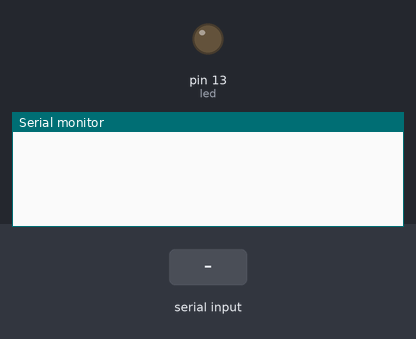
Recording of a sketch running on a simulated Arduino Uno, built with avr-gcc and run on an emulated ATmega328P. Shown: output pins drawn as LEDs (lit = HIGH), the last lines printed to the serial monitor. Inputs (shaded band) come from the test bench.

Above: at 1.2 s.
1.3 s: "90,45\n" received over Serial
At 1.7 s:
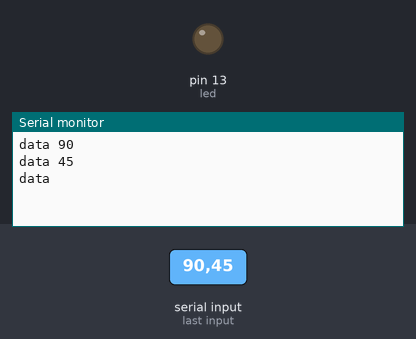
At 3.1 s:
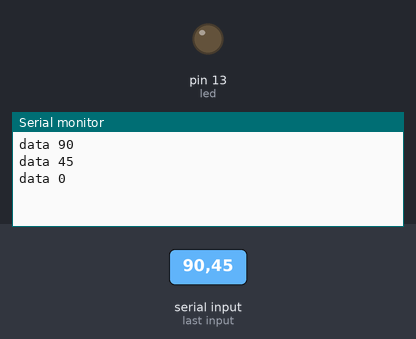

The sketch:

led_control.ino
```cpp
int data=0;
int led=13;

#include <Adafruit_NeoPixel.h>
#define PIN            13                              // 제어 신호핀
#define NUMPIXELS      18                             // 제어하고 싶은 LED 개수

Adafruit_NeoPixel pixels = Adafruit_NeoPixel(NUMPIXELS, PIN, NEO_GRB + NEO_KHZ800);
int delayval = 500; // delay for half a second
float RGBS[3]={200,200,200};

void setup() {
  // put your setup code here, to run once:
  Serial.begin(9600);
  pinMode(led,OUTPUT);
}

void loop() {
  // put your main code here, to run repeatedly:
  if(Serial.available()){
    Serial.print("data ");
    data=Serial.parseInt();
    Serial.println(data);
    }
  if(data==1){
    for(int i=NUMPIXELS-1; i>=0; i--){
      pixels.setPixelColor(i,pixels.Color(0,0,0));
      pixels.show();
      delay(20);
    }
  }
  else if(data==2){
    for(int i=0; i<NUMPIXELS; i++){
      pixels.setPixelColor(i,pixels.Color(RGBS[0],RGBS[1],RGBS[2]));
      pixels.show();
      delay(20);
    }
  }
  //pixels.show();

}
```

Measured:
- after the input at 1.3 s, the serial monitor: prints a new line at once (image 1)
